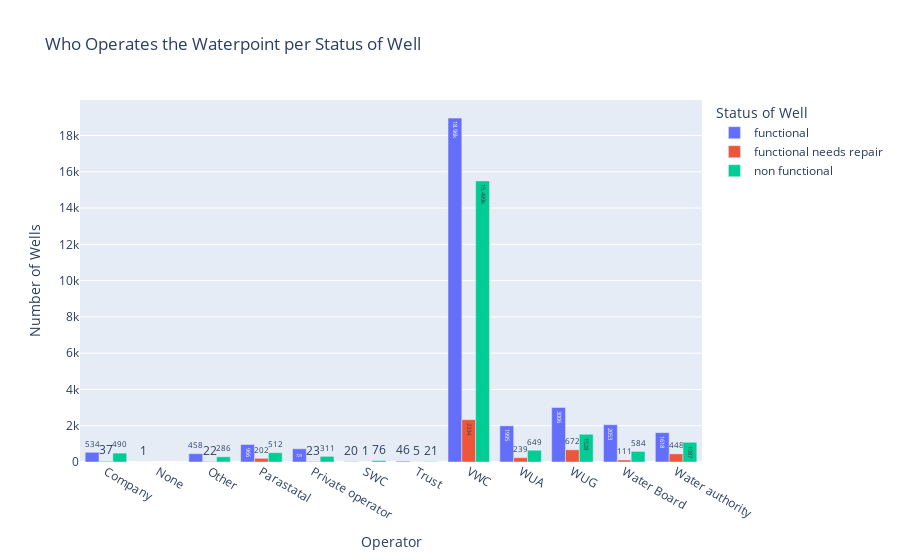

Notebook code for this chart:
### Code cell
px.bar(x = bas['scheme_management'], y = bas['id'], color = bas['status_group'],text_auto=True, barmode="group",
      title="Who Operates the Waterpoint per Status of Well",
       labels={'x':'Operator', 'y':'Number of Wells', 'color':'Status of Well'})

### Figure 1 — Plotly figure (JSON) as saved in the notebook; plotly's stock layout.template omitted (floating-point values rounded to 4 significant figures)
{"data": [{"alignmentgroup": "True", "hovertemplate": "Status of Well=functional<br>Operator=%{x}<br>Number of Wells=%{y}<extra></extra>", "legendgroup": "functional", "marker": {"color": "#636efa", "pattern": {"shape": ""}}, "name": "functional", "offsetgroup": "functional", "orientation": "v", "showlegend": true, "textposition": "auto", "texttemplate": "%{y}", "type": "bar", "x": ["Company", "None", "Other", "Parastatal", "Private operator", "SWC", "Trust", "VWC", "WUA", "WUG", "Water Board", "Water authority"], "xaxis": "x", "y": [534, 1, 458, 966, 729, 20, 46, 18960, 1995, 3006, 2053, 1618], "yaxis": "y"}, {"alignmentgroup": "True", "hovertemplate": "Status of Well=functional needs repair<br>Operator=%{x}<br>Number of Wells=%{y}<extra></extra>", "legendgroup": "functional needs repair", "marker": {"color": "#EF553B", "pattern": {"shape": ""}}, "name": "functional needs repair", "offsetgroup": "functional needs repair", "orientation": "v", "showlegend": true, "textposition": "auto", "texttemplate": "%{y}", "type": "bar", "x": ["Company", "Other", "Parastatal", "Private operator", "SWC", "Trust", "VWC", "WUA", "WUG", "Water Board", "Water authority"], "xaxis": "x", "y": [37, 22, 202, 23, 1, 5, 2334, 239, 672, 111, 448], "yaxis": "y"}, {"alignmentgroup": "True", "hovertemplate": "Status of Well=non functional<br>Operator=%{x}<br>Number of Wells=%{y}<extra></extra>", "legendgroup": "non functional", "marker": {"color": "#00cc96", "pattern": {"shape": ""}}, "name": "non functional", "offsetgroup": "non functional", "orientation": "v", "showlegend": true, "textposition": "auto", "texttemplate": "%{y}", "type": "bar", "x": ["Company", "Other", "Parastatal", "Private operator", "SWC", "Trust", "VWC", "WUA", "WUG", "Water Board", "Water authority"], "xaxis": "x", "y": [490, 286, 512, 311, 76, 21, 15499, 649, 1528, 584, 1087], "yaxis": "y"}], "layout": {"barmode": "group", "legend": {"title": {"text": "Status of Well"}, "tracegroupgap": 0}, "title": {"text": "Who Operates the Waterpoint per Status of Well"}, "xaxis": {"anchor": "y", "domain": [0, 1], "title": {"text": "Operator"}}, "yaxis": {"anchor": "x", "domain": [0, 1], "title": {"text": "Number of Wells"}}}}
